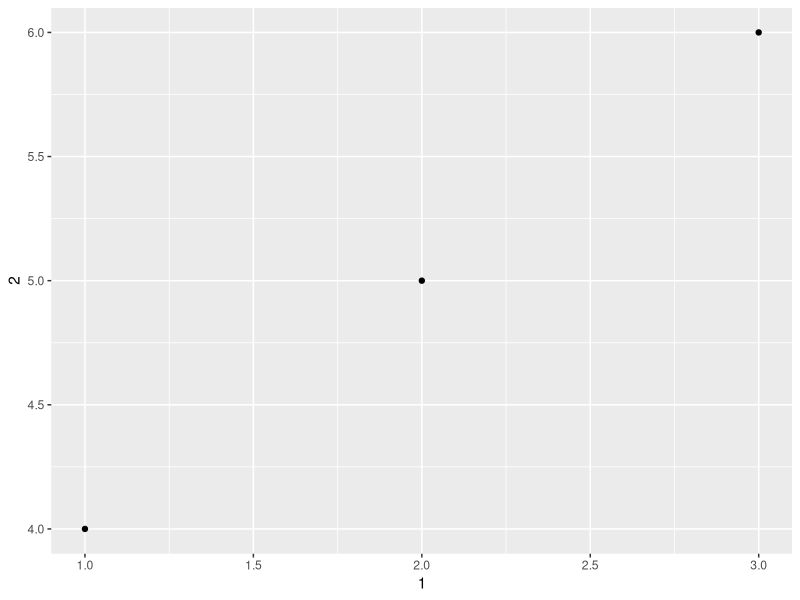
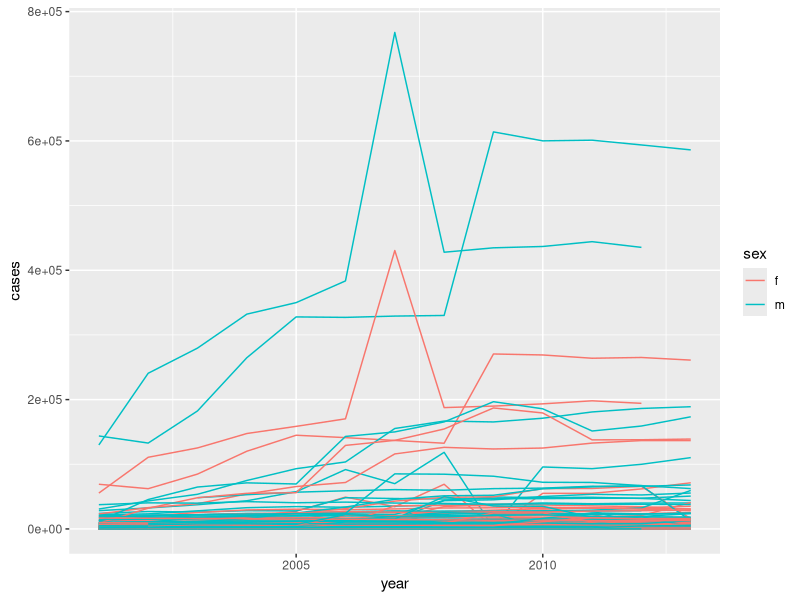

Reproduce these figures in R, in order.
## ---- chunk 1
knitr::opts_chunk$set(echo = TRUE)
library(tidyverse)
## ---- chunk 2
x = c(1,2,3,4)
print(is.tibble(x)) #will return false because x is not a tibble
## ---- chunk 3
#data frame
df <- data.frame(abc = 1, xyz = "a")
tib <- tibble(x = "abc", y = "a")
df$x
tib$x
df[, "xyz"]
df[, c("abc", "xyz")]
## ---- chunk 4
var <- "mpg"
tib <- tibble(var, y = "a")
select(tib,var)

## ---- chunk 5
tib <- tibble('1' = "abc", '2' = "test")
tib$'1'
## ---- chunk 6
tib <- tibble('1' = 1:3, '2' = 4:6)
ggplot(tib, aes(x = `1`, y = `2`)) + geom_point()
## ---- chunk 7
tib <-
  tib %>%
  mutate(`3` = `2`/`1`)
## ---- chunk 8
tib %>%
  rename(one = `1`,
         two = `2`,
         three = `3`)
## ---- chunk 9
x <- c(1:5)
enframe(x)

c <- enframe(list(a = 2, b = 3))
## ---- chunk 10
library(tidyverse)
who1 <- who %>% 
  gather(new_sp_m014:newrel_f65, key = "key", value = "cases", na.rm = TRUE)

who2 <- who1 %>% 
  mutate(key = stringr::str_replace(key, "newrel", "new_rel"))

who3 <- who2 %>% 
  separate(key, c("new", "type", "sexage"), sep = "_")

who4 <- who3 %>% 
  select(-new, -iso2, -iso3)

who5 <- who4 %>% 
  separate(sexage, c("sex", "age"), sep = 1)

who %>%
  gather(code, value, new_sp_m014:newrel_f65, na.rm = TRUE) %>% 
  mutate(code = stringr::str_replace(code, "newrel", "new_rel")) %>%
  separate(code, c("new", "var", "sexage")) %>% 
  select(-new, -iso2, -iso3) %>% 
  separate(sexage, c("sex", "age"), sep = 1)
## ---- chunk 11
who %>%
  gather(code, value, new_sp_m014:newrel_f65, na.rm = TRUE) %>% 
  #mutate(code = stringr::str_replace(code, "newrel", "new_rel")) %>%
  separate(code, c("new", "var", "sexage")) %>% 
  select(-new, -iso2, -iso3) %>% 
  separate(sexage, c("sex", "age"), sep = 1)
## ---- chunk 12
select(who3, country, iso2, iso3) %>%
  distinct() %>%
  group_by(country) %>%
  filter(n() > 1)
## ---- chunk 13
who5 %>%
  group_by(country, year, sex) %>%
  filter(year > 2000) %>%
  summarise(cases = sum(cases)) %>%
  unite(country_sex, country, sex, remove=FALSE) %>%
  ggplot(aes(x = year, y = cases, group = country_sex, colour = sex)) +
  geom_line()
